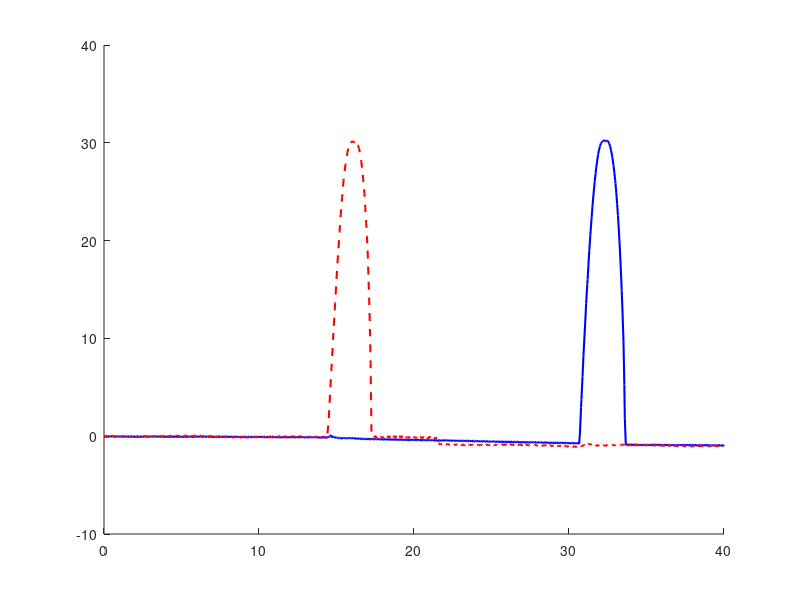

This chart was generated by the following MATLAB code: (Note: this script raises an error after producing the figure.)
clear
clc
% 导入数据文件
data = load('data13.csv');
 
% 提取X轴和Y轴上的数值向量
x_values = data(:, 1); % 第一列为X轴数据
y_values =data(:, 2); % 第二列为Y轴数据
y2=data(:, 3);
y3=data(:, 4);
y4=data(:, 5);

% 绘制曲线图
figure; % 创建新的图形窗口
hold on
plot(x_values, y_values,'blue','LineWidth',1.5); % 绘制曲线图
plot(x_values, y2,'red--','LineWidth',1.5); % 绘制曲线图
plot(x_values, y3,'black-o','MarkerIndices',1:50:length(y3),'LineWidth',1.5)
plot(x_values, y4,'green-','LineWidth',1.5);
set(gca,'XTick',0:10:50);
set(gca,'XTicklabel',{'0','10','20','30','40','50'})
set(gca,'YTick',-20:10:50);
set(gca,'YTicklabel',{'-20','-10','0','10','20','30','40','50'})
axis([0 40 -20 50])
xlabel('Time (s)'); % 设置X轴标签
ylabel('Displacement (m)'); % 设置Y轴标签
grid on; % 显示网格线
legend('Front wheel (Option 1)', 'Rear wheel (Option 1)', ...
    'Front wheel (Option 2)', 'Rear wheel (Option 2)'); % 添加解释标签
set(gca,'FontSize',10)


ax.XLabel.FontName = 'Arial';
ax.YLabel.FontName = 'Arial';

box on;
% xlabel('机器人越障运动运动时间{\itt}_3/\rms'); % 设置X轴标签
% ylabel('各轮质心竖直方向的位移{\it}/\rmmm'); % 设置Y轴标签
% grid on; % 显示网格线
% legend('施加磁力前轮质心', '施加磁力后轮质心', ...
  %   '不施加磁力前轮质心', '不施加磁力后轮质心'); % 添加解释标签
% set(gca,'FontSize',10)